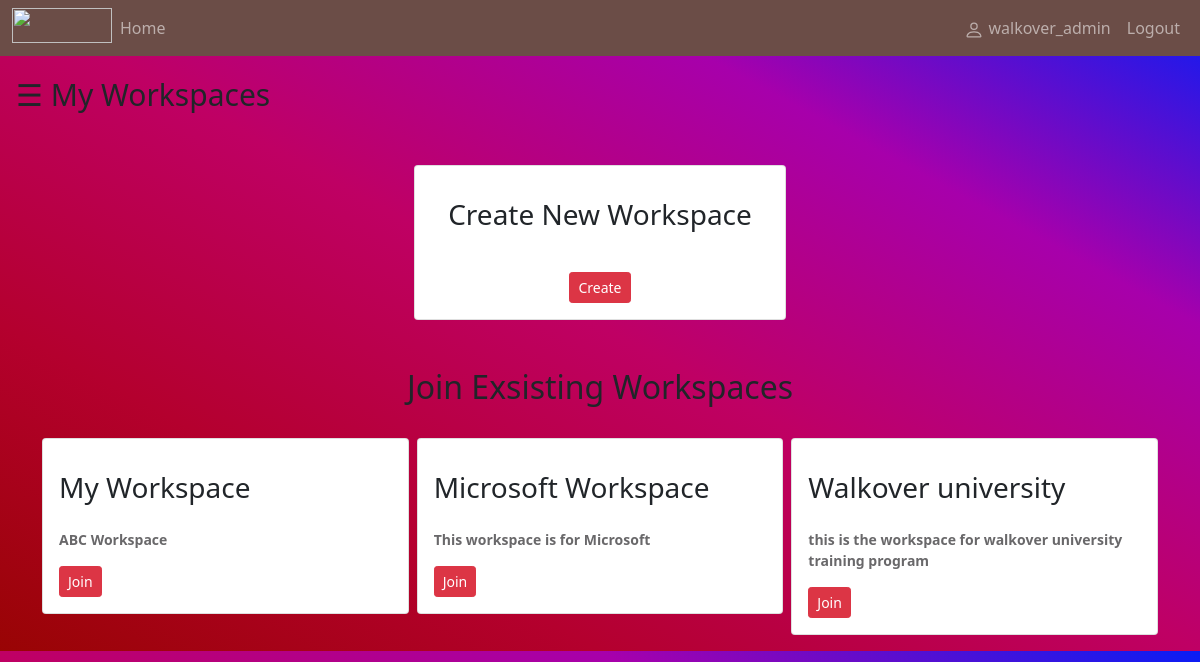
Page /front/ (signed in) on the committed database.
### docplatform/models.py (models this page shows, shortened)
class User(AbstractUser):
    workspace = models.ManyToManyField(Workspace, blank=True)
    def __str__(self):
        return self.username

class Workspace(models.Model):
    name =  models.CharField(max_length=100)
    admin = models.ForeignKey(settings.AUTH_USER_MODEL, on_delete=models.CASCADE, related_name='+')
    desc = models.TextField()

### docplatform/views.py (the view)
# urls.py: path('front/', views.front, name="front"),
def front(request):
    workspace_list = Workspace.objects.all()
    workspace_joined = request.user.workspace
    return render(request,'front.html', {'workspace_list':workspace_list,'workspace_joined':workspace_joined})

### docplatform/templates/front.html (shortened to what this page needs)
{% extends 'base2.html' %}
{% block content %}
<div id="main">
    <span style="font-size:30px;cursor:pointer" onclick="openNav()">&#9776; My Workspaces</span>
<div class="container mt-5">
    <div class="row g-2">
        <center>
        <div class="col-md-4">
            <div class="card p-3">
                    <h3 class="mt-3 text-truncate">Create New Workspace</h3>
                    <div class="d-block mt-3"> <a href="{% url 'create' %}" class=" btn btn-danger btn-sm btn-block">Create</a> </div>
                </div>
            </div>
        </div>
    </div>
<div class="container mt-5">
    <center><h2>Join Exsisting Workspaces</h2></center>
    <div class="row g-2">
        {% for i in workspace_list %}
        {%  if i not in request.user.workspace.all %}
        <div class="col-md-4">
            <div class="card p-3">
                    <h3 class="mt-3 text-truncate">{{i.name}}</h3> <span class="text justify-content mt-3">{{i.desc}}</span>
                    <div class="d-block mt-3"> <a href="{% url 'join' i.id %}" class=" btn btn-danger btn-sm btn-block">Join</a> </div>
            </div>
        </div>
        {% endif %}
        {% endfor %}
    </div>
</div>
</div>
{% endblock %}

### docplatform/templates/navbar.html (shortened to what this page needs)
<nav class="navbar navbar-expand-lg navbar-dark" style="background-color: #6B4D47;">
    <div class="container-fluid">
      <div class="collapse navbar-collapse" id="navbarSupportedContent">
        <ul class="navbar-nav me-auto mb-2 mb-lg-0">
        <img src="https://walkover.in/assets/images/walkover_logo.svg" width="100px" height="35px">
        <li class="nav-item">
          <a class="nav-link" href="{% url 'front' %}">Home</a>
        </li>
        </ul>
        <ul class="navbar-nav ml-auto mb-2 mb-lg-0">
            {%if user.is_authenticated %}
            <li class="nav-item">
                <a class="nav-link" href="#">  {{request.user}}</a>
              </li>
              <li class="nav-item">
                <a class="nav-link" href="{% url 'logout' %}">Logout</a>
              </li>
            {% endif %}
      </div>
    </div>
  </nav>

### static/css/workspace.css (style rules this page uses)
body { background-color: #eee; background-image: linear-gradient(to right top, #990404, #b4002e, #bf0064, #a700ab, #081df6) }
.card { border: none; border-radius: 10px }
.text { font-size: 14px; font-weight: 600; color: #69686a }
#main { transition: margin-left .5s; padding: 16px; }

### rows in the picture
User: user "walkover_admin"
Workspace: name "My Workspace", desc "ABC Workspace"
Workspace: name "Microsoft Workspace", desc "This workspace is for Microsoft"
Workspace: name "Walkover university", desc "this is the workspace for walkover university training program"
